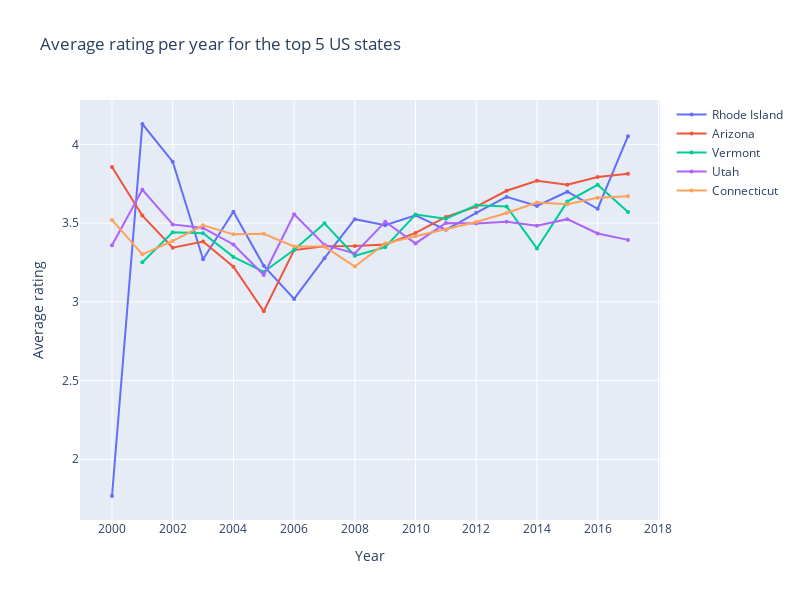

The notebook cell saved with this chart:
### Code cell
obj = {}
for state in average_rating_US.sort_values('count', ascending=False).head(5)['location']:
    filtered = df_ratings_no_text[df_ratings_no_text['state_user'] == state].groupby('year').agg({'rating': 'mean'}).reset_index()
    obj[state] = filtered
obj_combined = obj
plots_values_over_time(obj, 'year', 'rating', 'Year', 'Average rating', 'Average rating per year for the top 5 US states')

### Figure 1 — Plotly figure (JSON) as saved in the notebook; plotly's stock layout.template omitted (floating-point values rounded to 4 significant figures)
{"data": [{"marker": {"size": 4}, "mode": "lines+markers", "name": "Rhode Island", "type": "scatter", "x": [2000, 2001, 2002, 2003, 2004, 2005, 2006, 2007, 2008, 2009, 2010, 2011, 2012, 2013, 2014, 2015, 2016, 2017], "y": [1.767, 4.129, 3.89, 3.27, 3.572, 3.229, 3.018, 3.277, 3.525, 3.486, 3.549, 3.457, 3.565, 3.666, 3.609, 3.699, 3.591, 4.052]}, {"marker": {"size": 4}, "mode": "lines+markers", "name": "Arizona", "type": "scatter", "x": [2000, 2001, 2002, 2003, 2004, 2005, 2006, 2007, 2008, 2009, 2010, 2011, 2012, 2013, 2014, 2015, 2016, 2017], "y": [3.856, 3.548, 3.343, 3.383, 3.223, 2.94, 3.328, 3.352, 3.354, 3.363, 3.437, 3.539, 3.604, 3.705, 3.769, 3.743, 3.793, 3.814]}, {"marker": {"size": 4}, "mode": "lines+markers", "name": "Vermont", "type": "scatter", "x": [2001, 2002, 2003, 2004, 2005, 2006, 2007, 2008, 2009, 2010, 2011, 2012, 2013, 2014, 2015, 2016, 2017], "y": [3.252, 3.441, 3.436, 3.285, 3.19, 3.331, 3.498, 3.292, 3.347, 3.555, 3.528, 3.613, 3.606, 3.339, 3.636, 3.743, 3.571]}, {"marker": {"size": 4}, "mode": "lines+markers", "name": "Utah", "type": "scatter", "x": [2000, 2001, 2002, 2003, 2004, 2005, 2006, 2007, 2008, 2009, 2010, 2011, 2012, 2013, 2014, 2015, 2016, 2017], "y": [3.359, 3.712, 3.492, 3.469, 3.364, 3.17, 3.556, 3.361, 3.307, 3.509, 3.371, 3.501, 3.498, 3.509, 3.483, 3.525, 3.434, 3.393]}, {"marker": {"size": 4}, "mode": "lines+markers", "name": "Connecticut", "type": "scatter", "x": [2000, 2001, 2002, 2003, 2004, 2005, 2006, 2007, 2008, 2009, 2010, 2011, 2012, 2013, 2014, 2015, 2016, 2017], "y": [3.52, 3.302, 3.386, 3.486, 3.428, 3.432, 3.352, 3.351, 3.224, 3.37, 3.416, 3.46, 3.507, 3.564, 3.63, 3.62, 3.66, 3.67]}], "layout": {"height": 600, "title": {"text": "Average rating per year for the top 5 US states"}, "width": 800, "xaxis": {"dtick": 2, "tick0": 2002, "tickmode": "linear", "title": {"text": "Year"}}, "yaxis": {"title": {"text": "Average rating"}}}}
